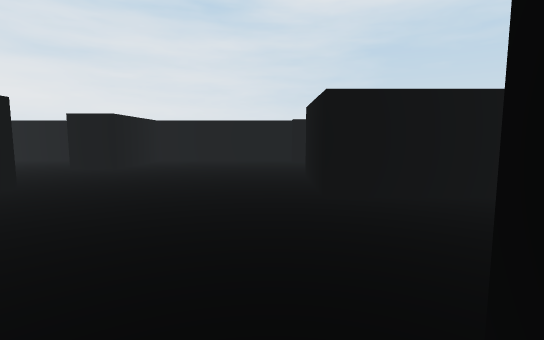
View 1 (above)

18 first-person views from a walk through a 3-D level made in the Unity game engine. The camera is 0.55 m above the floor, tilts 6° down and sees 85° across. The floor is counted in squares, 1 m on a side. Each view is taken from the middle of a square. On the plan, view 1 faces up. The plan holds only what a view shows up to about 9 squares ahead; the rest is blank. The place goes on beyond the plan. The player character is not drawn. Some surface patterns are stand-ins.

View 2
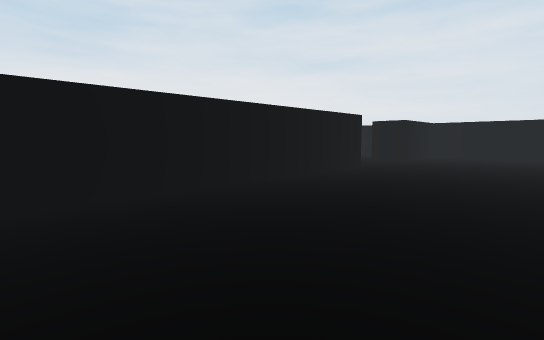

View 3
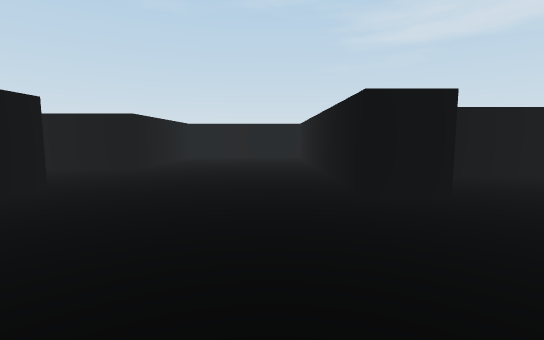

View 4
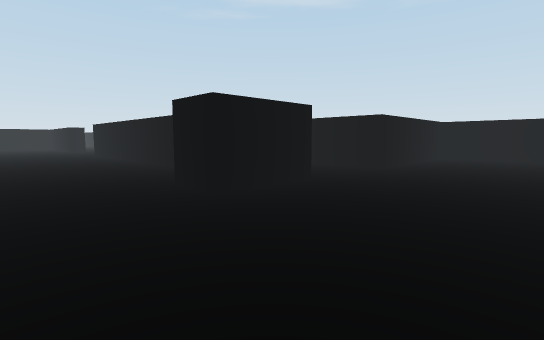

View 5
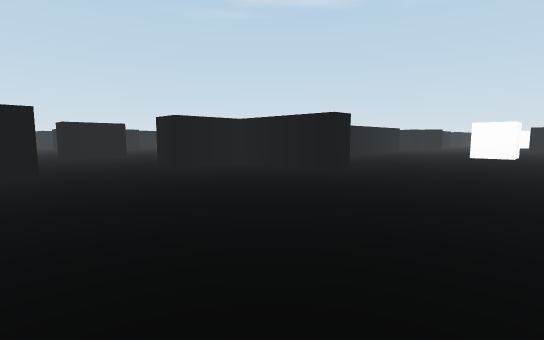

View 6
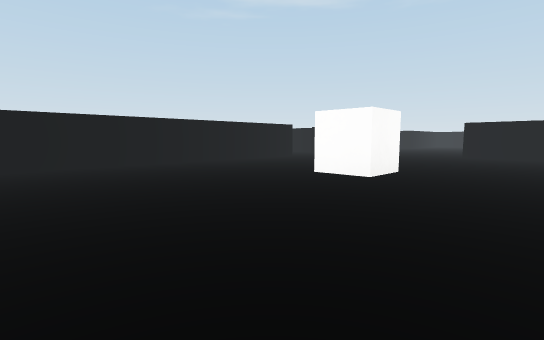

View 7
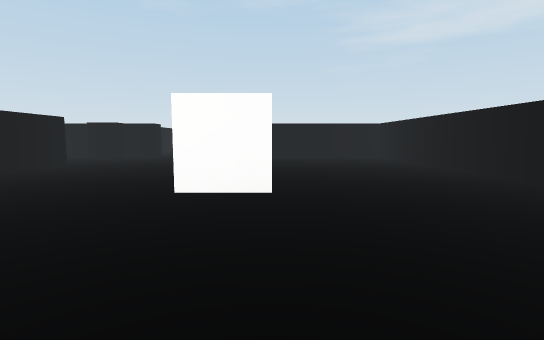

View 8
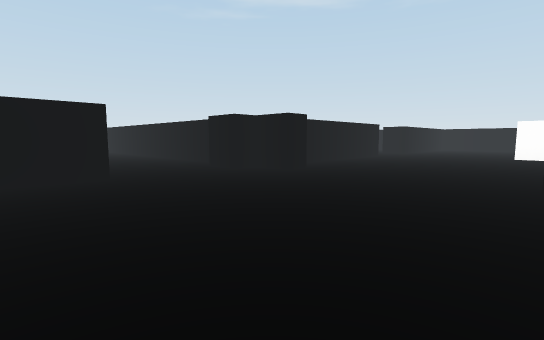

View 9
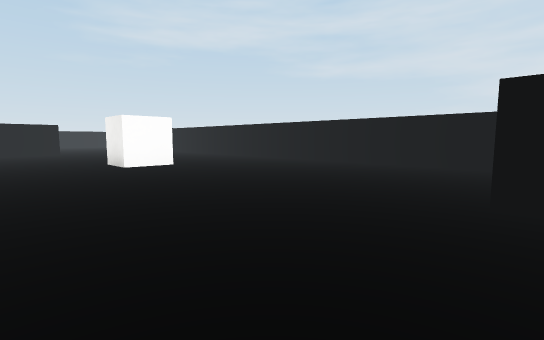

View 10
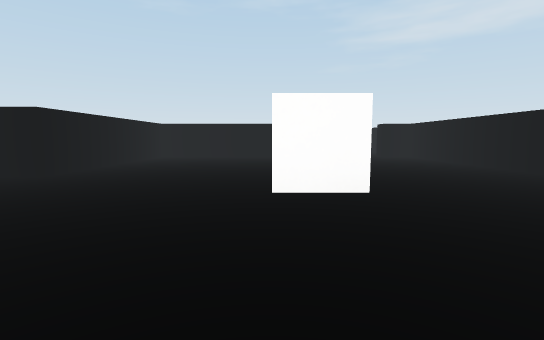

View 11
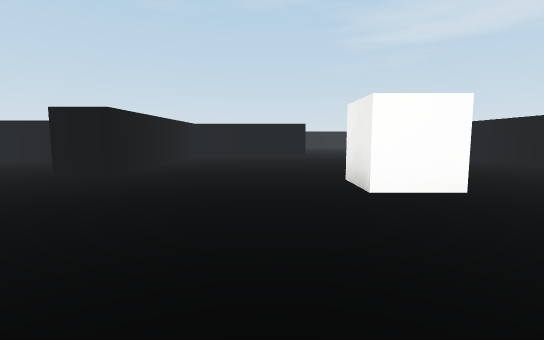

View 12
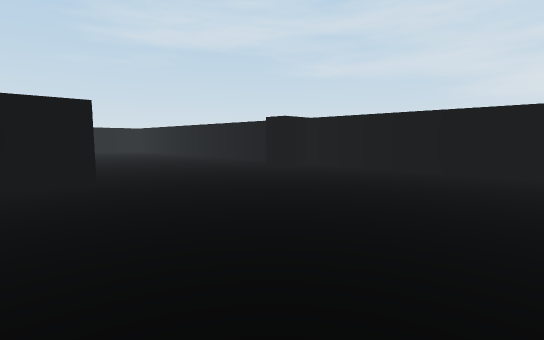

View 13
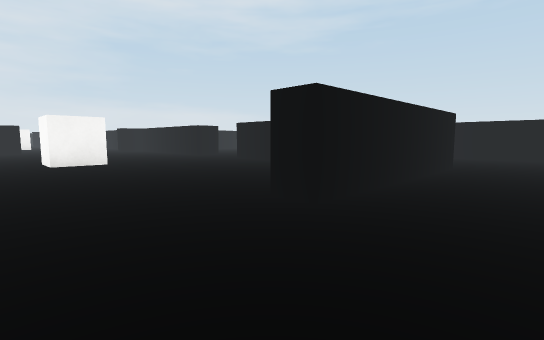

View 14
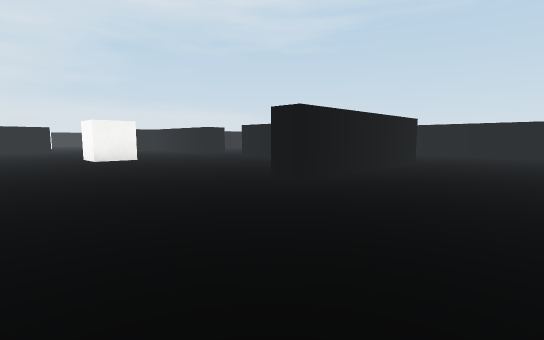

View 15
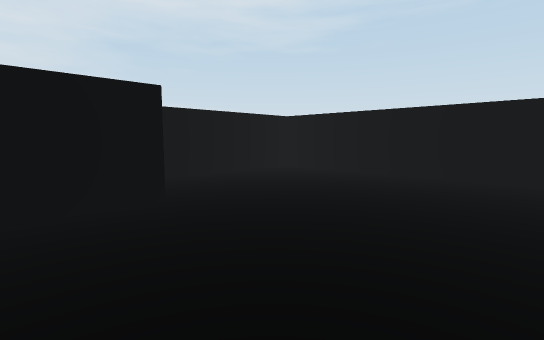

View 16
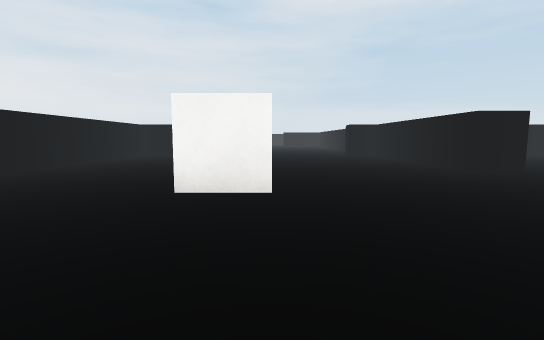

View 17
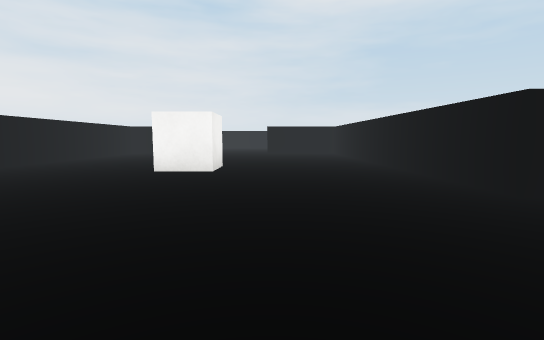

View 18
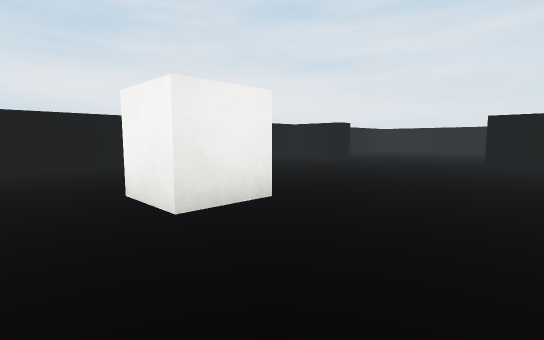

### Floor plan
Points are (right, up) in squares from view 1. A wall is a line through its corners. A room is listed if a view was taken in it or the views show most of it. See-through windows are left out.
Room 1 (views 1, 2, 3, 4)
walls: (0.5, 2.7) (0.5, 4.3); (-2.8, 3.3) (-2.8, -3) (0.5, -3) (0.5, 0.6); (0.5, 7.5) (-2.8, 7.5) (-2.8, 5.4)
ways out: opening at (-3.5, 4.5) to room 2; opening at (1, 2); opening at (1, 5.5)
Room 2 (views 5, 6, 7, 8, 9, 10, 11, 12, 13, 14, 15, 16, 17, 18)
walls: (-4.5, -10.5) (-4.5, -9.9) (-3.7, -9.9) (-3.7, -9.4) (-2.8, -9.4); (-3.7, -7.4) (-3.7, -0.2); (-11.2, -10.9) (-11.2, -22) (-10.3, -22) (-10.3, -22.6); (-2.8, -15.1) (-3.7, -15.1) (-3.7, -10.9); (-5.2, 1.2) (-6.2, 1.2) (-6.2, 1.7) (-3.7, 1.7) (-3.7, 3.3) (-2.8, 3.3); (-11.2, 0.8) (-11.2, -9.9) (-7.8, -9.9) (-7.8, -10.5); (-9.5, 1.8) (-9.5, 1.2) (-10.8, 1.2); (-2.8, -22.5) (-7, -22.5) (-7, -22) (-3.7, -22) (-3.7, -17.3) (-2.8, -17.3); (-11.2, -23.4) (-11.2, -25.5); (-2.8, 5.4) (-3.7, 5.4) (-3.7, 5.9); (0.5, -24.9) (0.5, -20.9) (-2.1, -20.9); (-5, 7.5) (-6.5, 7.5)
ways out: opening at (-3.5, 4.5) to room 1; opening at (-3.5, -16.5); opening at (-3.5, -8.5)
objects: other object (-8, -17) to (-7, -16); other object (-8, -5) to (-7, -4)

Positions as (right, up) in squares from view 1, and headings:
1: (0, 0), facing up
2: (0, -2), facing up-left
3: (-2, 6), facing down
4: (-2, 6), facing down-right
5: (-9, 6), facing down-right
6: (-10, 0), facing down-right
7: (-8, -1), facing down
8: (-8, -6), facing down-right
9: (-5, -10), facing down-left
10: (-7, -13), facing down
11: (-6, -13), facing down
12: (-6, -18), facing down-left
13: (-9, -24), facing up-right
14: (-10, -25), facing up-right
15: (-4, -25), facing up-right
16: (-7, -20), facing up
17: (-6, -10), facing up
18: (-5, -6), facing up-left
